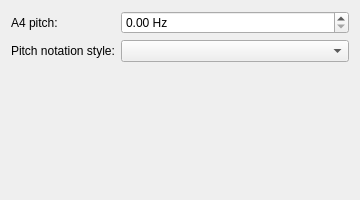
<?xml version="1.0" encoding="UTF-8"?>
<ui version="4.0">
 <class>TuningSettings</class>
 <widget class="QWidget" name="TuningSettings">
  <property name="geometry">
   <rect>
    <x>0</x>
    <y>0</y>
    <width>360</width>
    <height>200</height>
   </rect>
  </property>
  <property name="windowTitle">
   <string>Dialog</string>
  </property>
  <layout class="QFormLayout" name="formLayout">
   <item row="1" column="0">
    <widget class="QLabel" name="label">
     <property name="text">
      <string>A4 pitch:</string>
     </property>
    </widget>
   </item>
   <item row="1" column="1">
    <widget class="QDoubleSpinBox" name="kcfg_A4">
     <property name="suffix">
      <string> Hz</string>
     </property>
     <property name="maximum">
      <double>106.989999999999995</double>
     </property>
    </widget>
   </item>
   <item row="2" column="0">
    <widget class="QLabel" name="label_2">
     <property name="text">
      <string>Pitch notation style:</string>
     </property>
    </widget>
   </item>
   <item row="2" column="1">
    <widget class="QComboBox" name="kcfg_PitchNotation"/>
   </item>
  </layout>
 </widget>
 <tabstops>
  <tabstop>kcfg_PitchNotation</tabstop>
  <tabstop>kcfg_A4</tabstop>
 </tabstops>
 <resources/>
 <connections/>
</ui>
